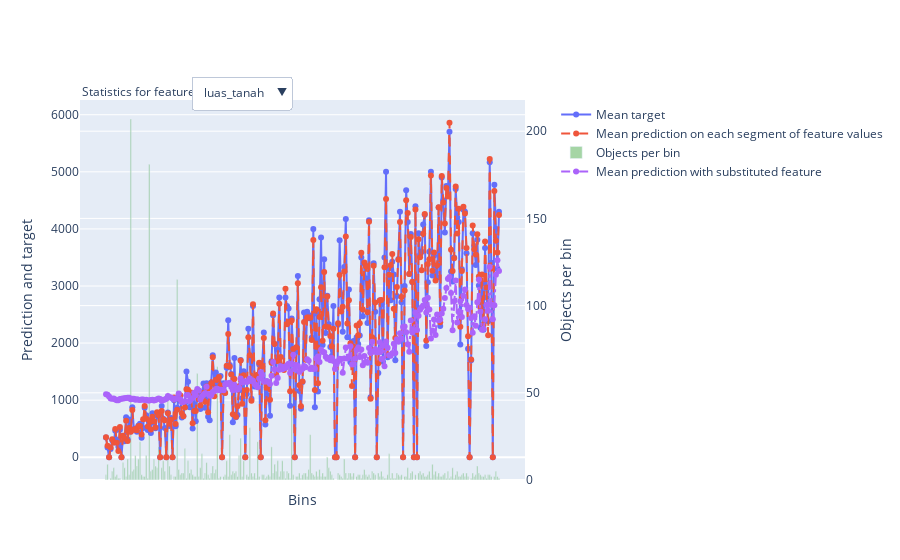

Notebook code cell kept with this figure:
### Code cell
clf.calc_feature_statistics(train_pool, feature="luas_tanah")

### Figure 1 — Plotly figure (JSON) as saved in the notebook; plotly's stock layout.template omitted (floating-point values rounded to 4 significant figures; data arrays with more than 128 entries replaced by an {"elided": "..."} marker saying what was removed)
{"data": [{"mode": "lines+markers", "name": "Mean target", "type": "scatter", "xaxis": "x", "y": {"elided": "255 float values"}, "yaxis": "y"}, {"line": {"dash": "dash"}, "mode": "lines+markers", "name": "Mean prediction on each segment of feature values", "type": "scatter", "xaxis": "x", "y": {"elided": "255 float values"}, "yaxis": "y"}, {"marker": {"color": "rgba(30, 150, 30, 0.4)"}, "name": "Objects per bin", "type": "bar", "width": 0.8, "xaxis": "x", "y": {"elided": "255 int values"}, "yaxis": "y2"}, {"line": {"dash": "dashdot"}, "mode": "lines+markers", "name": "Mean prediction with substituted feature", "type": "scatter", "xaxis": "x", "y": {"elided": "255 float values"}, "yaxis": "y"}], "layout": {"annotations": [{"align": "left", "showarrow": false, "text": "Statistics for feature", "x": 0, "xref": "paper", "y": 1.05, "yref": "paper"}], "legend": {"bgcolor": "rgba(0,0,0,0)", "x": 1.07}, "updatemenus": [{"buttons": [{"args": [{"y": {"elided": "4x255 float values"}}, {"xaxis": {"showticklabels": false, "tickmode": "array", "ticktext": {"elided": "255 str values"}, "tickvals": {"elided": "255 int values"}, "title": {"text": "Bins"}}}], "label": "luas_tanah", "method": "update"}], "direction": "down", "pad": {"r": 10, "t": 10}, "showactive": true, "x": 0.25, "xanchor": "left", "y": 1.09, "yanchor": "top"}], "xaxis": {"showticklabels": false, "tickmode": "array", "ticktext": {"elided": "255 str values"}, "tickvals": {"elided": "255 int values"}, "title": {"text": "Bins"}}, "yaxis": {"overlaying": "y2", "side": "left", "title": {"text": "Prediction and target"}}, "yaxis2": {"position": 1, "side": "right", "title": {"text": "Objects per bin"}}}}
